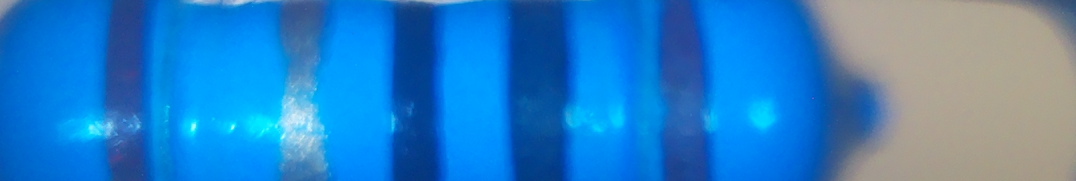
#> input picture brownblackblackgoldbrown.png, 1076 x 181 px
$ python fasterfinally.py
#> lines starting #> are read from the running program, lines starting #| are printed output that depends on the picture; after the words box and inside, x2 and y2 are one past the last pixel; in counts of white or black regions, pixels touching at a corner belong together
import cv2
import numpy as np
import time

# =========================
# Pi/headless runtime config
# =========================
FRAME_INTERVAL_SEC = 0.5
CAMERA_INDEX = 0  # change if needed

DEBUG_SAVE = False
DEBUG_DIR = "debug_frames"  # will be created if DEBUG_SAVE=True
DEBUG_EVERY_N = 10          # save debug images every N processed frames

# =========================
# Hardcoded calibration (from your calibration.json)
# =========================
# Source: uploaded calibration.json
CALIBRATION = {
    "classes": {
        "brown": {
            "chrom_mean": [0.5244386196136475, 0.30310794711112976, 0.17245343327522278],
            "chrom_std":  [0.02690264582633972, 0.012099356390535831, 0.025169996544718742],
            "bright_mean": 74.48719787597656,
            "bright_std":  6.14642333984375,
        },
        "gold": {
            "chrom_mean": [0.46568626165390015, 0.343137264251709, 0.19117647409439087],
            "chrom_std":  [1e-4, 1e-4, 1e-4],
            "bright_mean": 127.16199493408203,
            "bright_std":  1e-4,
        },
        "black": {
            "chrom_mean": [0.6581708192825317, 0.3116757273674011, 0.030153462663292885],
            "chrom_std":  [0.014233237132430077, 0.00470907473936677, 0.011856726370751858],
            "bright_mean": 52.66999816894531,
            "bright_std":  2.8762624263763428,
        },
        "orange": {
            "chrom_mean": [0.3285709619522095, 0.29756927490234375, 0.3738597631454468],
            "chrom_std":  [0.0035343600902706385, 0.005319563671946526, 0.008753908798098564],
            "bright_mean": 120.25775146484375,
            "bright_std":  2.022850751876831,
        },
        "green": {
            "chrom_mean": [0.4555160105228424, 0.5160142183303833, 0.02846975065767765],
            "chrom_std":  [1e-4, 1e-4, 1e-4],
            "bright_mean": 102.09900665283203,
            "bright_std":  1e-4,
        },
        "red": {
            "chrom_mean": [0.4526315927505493, 0.20701754093170166, 0.340350866317749],
            "chrom_std":  [1e-4, 1e-4, 1e-4],
            "bright_mean": 78.34200286865234,
            "bright_std":  1e-4,
        },
        "purple": {
            "chrom_mean": [0.8255318999290466, 0.17446808516979218, 0.0],
            "chrom_std":  [1e-4, 1e-4, 1e-4],
            "bright_mean": 46.18299865722656,
            "bright_std":  1e-4,
        },
        "yellow": {
            "chrom_mean": [0.4587458670139313, 0.5049505233764648, 0.03630363196134567],
            "chrom_std":  [1e-4, 1e-4, 1e-4],
            "bright_mean": 108.94600677490234,
            "bright_std":  1e-4,
        },
    }
}

# =========================
# Pipeline constants (unchanged)
# =========================
PIXELATE_SCALE = 0.18

DOWNSAMPLE_MAX_W = 320
MIN_S_FOR_DOMINANT = 90
MIN_V_FOR_DOMINANT = 40

H_TOL = 5
S_TOL = 70
V_TOL = 70


# =========================
# Feature + classification (unchanged math)
# =========================
def band_feature_from_roi(roi_bgr_uint8):
    """
    roi_bgr_uint8: HxWx3 (uint8) extracted from your band ROI
    """
    # robust median per channel
    med = np.median(roi_bgr_uint8.reshape(-1, 3), axis=0).astype(np.float32)

    s = float(med.sum())
    chrom = (med / s) if s > 1e-6 else np.array([0.0, 0.0, 0.0], dtype=np.float32)

    bright = float(0.114 * med[0] + 0.587 * med[1] + 0.299 * med[2])
    return {"med_bgr": med, "chrom": chrom, "bright": bright}


def classify_from_calibration(feat, cal):
    x = np.array(feat["chrom"], dtype=np.float32)
    b = float(feat["bright"])

    best_label = None
    best_score = 1e9
    second_best = 1e9

    for name, c in cal["classes"].items():
        mu = np.array(c["chrom_mean"], dtype=np.float32)
        sd = np.maximum(np.array(c["chrom_std"], dtype=np.float32), 1e-4)

        z = (x - mu) / sd
        d_chrom = float(np.sqrt((z * z).sum()))

        bmu = float(c["bright_mean"])
        bsd = max(float(c["bright_std"]), 1e-4)
        d_bright = abs(b - bmu) / bsd

        score = d_chrom + 0.6 * d_bright

        if score < best_score:
            second_best = best_score
            best_score = score
            best_label = name
        elif score < second_best:
            second_best = score

    conf = 1.0 - (best_score / (best_score + second_best + 1e-6))
    conf = float(np.clip(conf, 0.0, 1.0))
    return best_label, conf, best_score


# =========================
# Background masking helpers (unchanged)
# =========================
def dominant_hsv_from_hist(hsv_img, min_s=60, min_v=40, h_bins=180, s_bins=64, v_bins=64):
    H = hsv_img[:, :, 0]
    S = hsv_img[:, :, 1]
    V = hsv_img[:, :, 2]

    valid = (S >= min_s) & (V >= min_v)
    if np.count_nonzero(valid) < 100:
        valid = np.ones(H.shape, dtype=bool)

    h = H[valid].astype(np.int32)
    s = S[valid].astype(np.int32)
    v = V[valid].astype(np.int32)

    s_bin = np.clip((s * s_bins) // 256, 0, s_bins - 1)
    v_bin = np.clip((v * v_bins) // 256, 0, v_bins - 1)

    idx = h * (s_bins * v_bins) + s_bin * v_bins + v_bin
    hist = np.bincount(idx, minlength=180 * s_bins * v_bins)
    best = int(np.argmax(hist))

    best_h = best // (s_bins * v_bins)
    rem = best % (s_bins * v_bins)
    best_sbin = rem // v_bins
    best_vbin = rem % v_bins

    best_s = int((best_sbin + 0.5) * 256 / s_bins)
    best_v = int((best_vbin + 0.5) * 256 / v_bins)
    return best_h, best_s, best_v


def hsv_range_wrap(h, s, v, h_tol, s_tol, v_tol):
    s0 = max(0, s - s_tol)
    s1 = min(255, s + s_tol)
    v0 = max(0, v - v_tol)
    v1 = min(255, v + v_tol)

    h0 = h - h_tol
    h1 = h + h_tol

    ranges = []
    if h0 < 0:
        ranges.append((np.array([0, s0, v0]), np.array([h1, s1, v1])))
        ranges.append((np.array([180 + h0, s0, v0]), np.array([179, s1, v1])))
    elif h1 > 179:
        ranges.append((np.array([h0, s0, v0]), np.array([179, s1, v1])))
        ranges.append((np.array([0, s0, v0]), np.array([h1 - 180, s1, v1])))
    else:
        ranges.append((np.array([h0, s0, v0]), np.array([h1, s1, v1])))
    return ranges


def inrange_multi(hsv, ranges):
    mask = None
    for lo, hi in ranges:
        m = cv2.inRange(hsv, lo, hi)
        mask = m if mask is None else cv2.bitwise_or(mask, m)
    return mask


# =========================
# Main per-frame processing (image ops + args unchanged)
# =========================
def process_frame(frame_bgr, frame_idx=0):
    # --- Preprocess (unchanged ops + args) ---
    denoised = cv2.fastNlMeansDenoisingColored(frame_bgr, None, 5, 5, 7, 21)
    blurred = cv2.GaussianBlur(denoised, (0, 0), 2.0)
    sharpened = cv2.addWeighted(denoised, 1.6, blurred, -0.6, 0)

    img_h, img_w = sharpened.shape[:2]
    small_w = max(1, int(img_w * PIXELATE_SCALE))
    small_h = max(1, int(img_h * PIXELATE_SCALE))

    down = cv2.resize(sharpened, (small_w, small_h), interpolation=cv2.INTER_AREA)
    blocky = cv2.resize(down, (img_w, img_h), interpolation=cv2.INTER_NEAREST)

    # column median snapping (vectorized, same as your column loop)
    snapped = blocky.copy()
    snapped[:, :] = np.median(blocky, axis=0)

    pre_bil = cv2.bilateralFilter(snapped, 10, 100, 200)

    # --- Dominant background HSV selection (unchanged) ---
    h0, w0 = pre_bil.shape[:2]
    if w0 > DOWNSAMPLE_MAX_W:
        scale = DOWNSAMPLE_MAX_W / w0
        small = cv2.resize(pre_bil, (int(w0 * scale), int(h0 * scale)), interpolation=cv2.INTER_AREA)
    else:
        small = pre_bil.copy()

    hsv_small = cv2.cvtColor(small, cv2.COLOR_BGR2HSV)
    dom_h, dom_s, dom_v = dominant_hsv_from_hist(hsv_small, min_s=MIN_S_FOR_DOMINANT, min_v=MIN_V_FOR_DOMINANT)

    hsv_full = cv2.cvtColor(pre_bil, cv2.COLOR_BGR2HSV)
    ranges = hsv_range_wrap(dom_h, dom_s, dom_v, H_TOL, S_TOL, V_TOL)

    bg_mask = inrange_multi(hsv_full, ranges)
    inverse_mask = cv2.bitwise_not(bg_mask)

    kernel = cv2.getStructuringElement(cv2.MORPH_ELLIPSE, (5, 5))
    inverse_mask = cv2.dilate(inverse_mask, kernel, iterations=5)
    inverse_mask = cv2.erode(inverse_mask, kernel, iterations=8)

    # --- Crop to object (vectorized, same semantics) ---
    h_mask, w_mask = inverse_mask.shape[:2]
    non_bg_flat = np.flatnonzero(inverse_mask != 255)
    if non_bg_flat.size == 0:
        return None  # no object

    first_flat = int(non_bg_flat[0])
    last_flat = int(non_bg_flat[-1])
    crop_y0, crop_x0 = divmod(first_flat, w_mask)
    crop_y1, crop_x1 = divmod(last_flat, w_mask)

    pre_bil_cropped = pre_bil[crop_y0:crop_y1, crop_x0:crop_x1]
    inverse_mask_cropped = inverse_mask[crop_y0:crop_y1, crop_x0:crop_x1]

    if pre_bil_cropped.size == 0 or inverse_mask_cropped.size == 0:
        return None

    # --- Rectangle detection on first row (vectorized) ---
    first_row = inverse_mask_cropped[0].astype(np.uint8)
    is_255 = (first_row == 255).astype(np.int8)
    padded = np.pad(is_255, (1, 1), mode="constant", constant_values=0)
    d = np.diff(padded)
    starts = np.where(d == 1)[0]
    ends = np.where(d == -1)[0]
    rectangles = [[0, int(s), 0, int(e)] for s, e in zip(starts, ends)]

    # --- Fill mask + classify each band ROI ---
    mask_h = inverse_mask_cropped.shape[0]
    mask_w = inverse_mask_cropped.shape[1]
    themask = np.zeros((mask_h, mask_w), np.uint8)

    band_labels = []
    for rect in rectangles:
        pad = int(abs(rect[3] - rect[1]) / 2.5)
        x_left = rect[1] + pad
        x_right = rect[3] - pad
        if x_right <= x_left:
            continue

        themask[rect[0]:mask_h, x_left:x_right] = 1

        roi = pre_bil_cropped[rect[0]:mask_h, x_left:x_right]
        if roi.size == 0:
            continue

        feat = band_feature_from_roi(roi)
        label, conf, score = classify_from_calibration(feat, CALIBRATION)
        band_labels.append((label, conf, score, feat["med_bgr"]))

    # --- Optional debug images (headless-safe) ---
    debug_paths = None
    if DEBUG_SAVE and (frame_idx % DEBUG_EVERY_N == 0):
        import os
        os.makedirs(DEBUG_DIR, exist_ok=True)
        result = cv2.bitwise_and(pre_bil_cropped, pre_bil_cropped, mask=themask)

        debug_paths = {
            "frame": f"{DEBUG_DIR}/frame_{frame_idx:06d}.png",
            "pre_bil": f"{DEBUG_DIR}/prebil_{frame_idx:06d}.png",
            "cropped": f"{DEBUG_DIR}/cropped_{frame_idx:06d}.png",
            "mask": f"{DEBUG_DIR}/mask_{frame_idx:06d}.png",
            "result": f"{DEBUG_DIR}/result_{frame_idx:06d}.png",
        }
        cv2.imwrite(debug_paths["frame"], frame_bgr)
        cv2.imwrite(debug_paths["pre_bil"], pre_bil)
        cv2.imwrite(debug_paths["cropped"], pre_bil_cropped)
        cv2.imwrite(debug_paths["mask"], inverse_mask_cropped)
        cv2.imwrite(debug_paths["result"], result)

    return {
        "dominant_hsv": (dom_h, dom_s, dom_v),
        "rectangles": rectangles,
        "bands": band_labels,
        "debug_paths": debug_paths,
    }


# =========================
# Main loop: one frame every 0.5 seconds
# =========================
def main():
    frame = cv2.imread("brownblackblackgoldbrown.png")
#> frame is the input picture: shape (181, 1076, 3); mean B, G, R 198.5, 129, 43.4
    out = process_frame(frame, frame_idx=0)
#> in process_frame, `snapped[:, :] = np.median(blocky, axis=0)`:
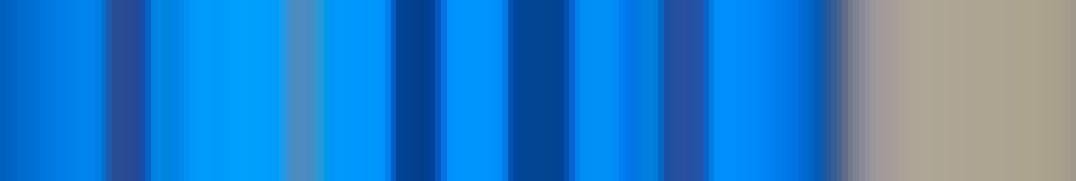
#> snapped: shape (181, 1076, 3); mean B, G, R 199.8, 128.4, 42.4
#> in process_frame, `hsv_small = cv2.cvtColor(small, cv2.COLOR_BGR2HSV)`: hsv_small: shape (53, 320, 3); mean H, S, V 90.1, 198, 204.5
#> in dominant_hsv_from_hist, `valid = (S >= min_s) & (V >= min_v)`:
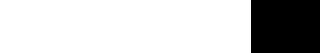
#> valid: shape (53, 320) bool; 78.4% white; 1 black region, box (x1, y1, x2, y2) and area: (251, 0, 320, 53) 3657
#> in dominant_hsv_from_hist, `h = H[valid].astype(np.int32)`: h = 13303 values, max 110 at index 35, min 101 at index 68, mean 104.2
#> in dominant_hsv_from_hist, `s = S[valid].astype(np.int32)`: s = 13303 values, max 255 at index 0, min 97 at index 250, mean 242.4
#> in dominant_hsv_from_hist, `v = V[valid].astype(np.int32)`: v = 13303 values, max 254 at index 135, min 139 at index 250, mean 214.5
#> in dominant_hsv_from_hist, `s_bin = np.clip((s * s_bins) // 256, 0, s_bins - 1)`: s_bin = 13303 values, max 63 at index 0, min 24 at index 250, mean 60.06
#> in dominant_hsv_from_hist, `v_bin = np.clip((v * v_bins) // 256, 0, v_bins - 1)`: v_bin = 13303 values, max 63 at index 67, min 34 at index 250, mean 53.26
#> in dominant_hsv_from_hist, `idx = h * (s_bins * v_bins) + s_bin * v_bins + v_bin`: idx = 13303 values, max 453672 at index 204, min 416626 at index 93, mean 430729.7
#> in dominant_hsv_from_hist, `best = int(np.argmax(hist))`: best = 425983
#> in dominant_hsv_from_hist, `best_h = best // (s_bins * v_bins)`: best_h = 103
#> in dominant_hsv_from_hist, `rem = best % (s_bins * v_bins)`: rem = 4095
#> in dominant_hsv_from_hist, `best_sbin = rem // v_bins`: best_sbin = 63
#> in dominant_hsv_from_hist, `best_s = int((best_sbin + 0.5) * 256 / s_bins)`: best_s = 254
#> in process_frame, `dom_h, dom_s, dom_v = dominant_hsv_from_hist(hsv_small, min_s=MIN_S_FO..`: dom_h = 103; dom_s = 254
#> in process_frame, `hsv_full = cv2.cvtColor(pre_bil, cv2.COLOR_BGR2HSV)`: hsv_full: shape (181, 1076, 3); mean H, S, V 90.3, 198, 204.5
#> in hsv_range_wrap, `s0 = max(0, s - s_tol)`: s0 = 184
#> in hsv_range_wrap, `s1 = min(255, s + s_tol)`: s1 = 255
#> in hsv_range_wrap, `v0 = max(0, v - v_tol)`: v0 = 184
#> in hsv_range_wrap, `v1 = min(255, v + v_tol)`: v1 = 255
#> in hsv_range_wrap, `h0 = h - h_tol`: h0 = 98
#> in hsv_range_wrap, `h1 = h + h_tol`: h1 = 108
#> in process_frame, `ranges = hsv_range_wrap(dom_h, dom_s, dom_v, H_TOL, S_TOL, V_TOL)`: ranges = [([98, 184, 184], [108, 255, 255])]
#> the loop in inrange_multi, `for lo, hi in ranges:` made 1 pass
#> (lo, hi) on pass 1: ([98, 184, 184], [108, 255, 255])
#> pass 1, in inrange_multi, `m = cv2.inRange(hsv, lo, hi)`:
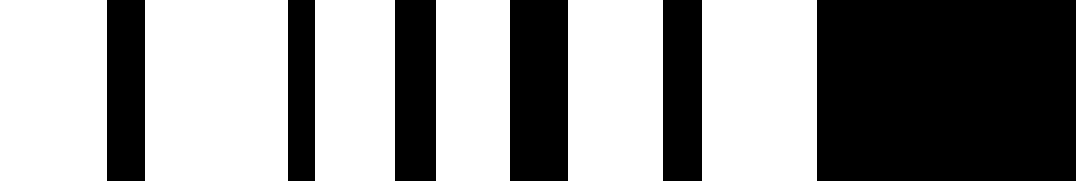
#> m: shape (181, 1076); 57.1% white; 6 black regions, box (x1, y1, x2, y2) and area: (817, 0, 1076, 181) 46879, (510, 0, 568, 181) 10498, (395, 0, 436, 181) 7421, (663, 0, 702, 181) 7059, (107, 0, 145, 181) 6878, (288, 0, 315, 181) 4887
#> in process_frame, `inverse_mask = cv2.dilate(inverse_mask, kernel, iterations=5)`: inverse_mask: shape (181, 1076); 53.2% white; 6 black regions, box (x1, y1, x2, y2) and area: (155, 0, 278, 181) 22263, (0, 0, 97, 181) 17557, (712, 0, 807, 181) 17195, (578, 0, 653, 181) 13575, (325, 0, 385, 181) 10860, (446, 0, 500, 181) 9774
#> in process_frame, `inverse_mask = cv2.erode(inverse_mask, kernel, iterations=8)`:
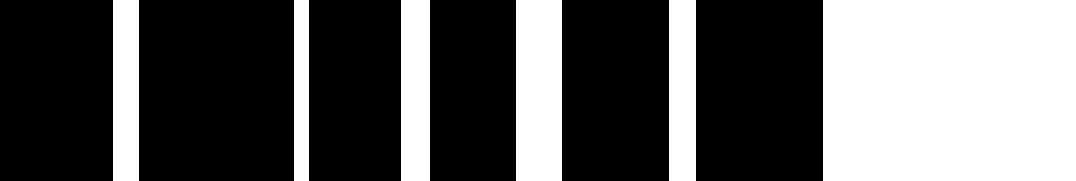
#> inverse_mask: shape (181, 1076); 36.8% white; 6 white regions, box (x1, y1, x2, y2) and area: (823, 0, 1076, 181) 45793, (516, 0, 562, 181) 8326, (401, 0, 430, 181) 5249, (669, 0, 696, 181) 4887, (113, 0, 139, 181) 4706, (294, 0, 309, 181) 2715
#> in process_frame, `first_flat = int(non_bg_flat[0])`: first_flat = 0
#> in process_frame, `last_flat = int(non_bg_flat[-1])`: last_flat = 194502
#> in process_frame, `crop_y0, crop_x0 = divmod(first_flat, w_mask)`: crop_y0 = 0
#> in process_frame, `crop_y1, crop_x1 = divmod(last_flat, w_mask)`: crop_y1 = 180; crop_x1 = 822
#> in process_frame, `pre_bil_cropped = pre_bil[crop_y0:crop_y1, crop_x0:crop_x1]`:
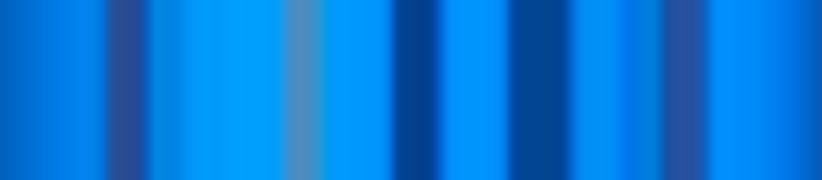
#> pre_bil_cropped: shape (180, 822, 3); mean B, G, R 216.2, 120.9, 7.3
#> in process_frame, `inverse_mask_cropped = inverse_mask[crop_y0:crop_y1, crop_x0:crop_x1]`:
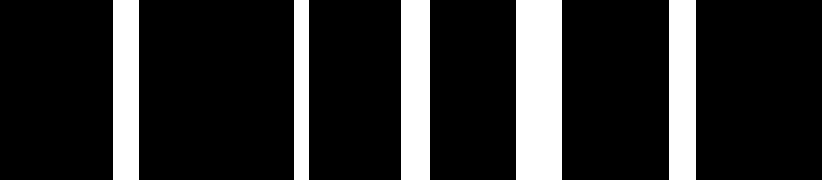
#> inverse_mask_cropped: shape (180, 822); 17.4% white; 5 white regions, box (x1, y1, x2, y2) and area: (516, 0, 562, 180) 8280, (401, 0, 430, 180) 5220, (669, 0, 696, 180) 4860, (113, 0, 139, 180) 4680, (294, 0, 309, 180) 2700
#> in process_frame, `first_row = inverse_mask_cropped[0].astype(np.uint8)`: first_row = 822 values, max 255 at index 113, min 0 at index 0, mean 44.36
#> in process_frame, `is_255 = (first_row == 255).astype(np.int8)`: is_255 = 822 values, max 1 at index 113, min 0 at index 0, mean 0.174
#> in process_frame, `padded = np.pad(is_255, (1, 1), mode="constant", constant_values=0)`: padded = 824 values, max 1 at index 114, min 0 at index 0, mean 0.174
#> in process_frame, `d = np.diff(padded)`: d = 823 values, max 1 at index 113, min -1 at index 139, mean 0
#> in process_frame, `starts = np.where(d == 1)[0]`: starts = [113, 294, 401, 516, 669]
#> in process_frame, `ends = np.where(d == -1)[0]`: ends = [139, 309, 430, 562, 696]
#> in process_frame, `rectangles = [[0, int(s), 0, int(e)] for s, e in zip(starts, ends)]`: rectangles = [[0, 113, 0, 139], [0, 294, 0, 309], [0, 401, 0, 430], [0, 516, 0, 562], [0, 669, 0, 696]]
#> the loop in process_frame, `for rect in rectangles:` made 5 passes
#> (rect, pad, x_left, x_right, med in band_feature_from_roi, s in band_feature_from_roi, bright in band_feature_from_roi, x in classify_from_calibration) on passes 1 to 5: ([0, 113, 0, 139], 10, 123, 129, [146, 75, 41], 262, 72.93, [0.557, 0.286, 0.156]), ([0, 294, 0, 309], 6, 300, 303, [190, 140, 78], 408, 127.2, [0.466, 0.343, 0.191]), ([0, 401, 0, 430], 11, 412, 419, [140, 63, 3], 206, 53.84, [0.68, 0.306, 0.0146]), ([0, 516, 0, 562], 18, 534, 544, [145.5, 69, 3], 217.5, 57.99, [0.669, 0.317, 0.0138]), ([0, 669, 0, 696], 10, 679, 686, [159, 80, 39], 278, 76.75, [0.572, 0.288, 0.14])
#> after the loop in process_frame, `for rect in rectangles:`:
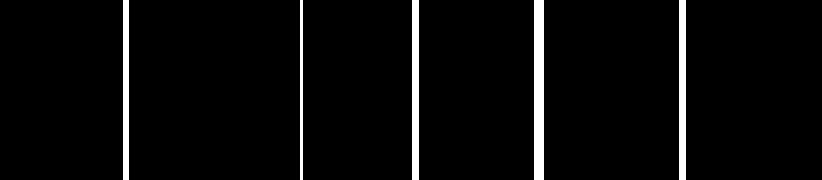
#> themask: shape (180, 822); values 0 (black) and 1 (white), 4% white; 5 white regions, box (x1, y1, x2, y2) and area: (534, 0, 544, 180) 1800, (412, 0, 419, 180) 1260, (679, 0, 686, 180) 1260, (123, 0, 129, 180) 1080, (300, 0, 303, 180) 540
#> after the loop in process_frame, `for rect in rectangles:`: band_labels = [('brown', 0.896, 2.11, [146, 75, 41]), ('gold', 0.997, 0.0304, [190, 140, 78]), ('black', 0.802, 2.6, [140, 63, 3]), ('black', 0.764, 3.08, [145.5, 69, 3]), ('brown', 0.863, 2.74, [159, 80, 39])]
#> out = 4 items
    if out is not None:
        # Print compact band results
        bands = out["bands"]
#> bands has the same summary as band_labels in process_frame
        # Example output: label(conf) label(conf) ...
        summary = " | ".join([f"{lbl}({conf:.2f})" for (lbl, conf, _, _) in bands])
        print(f"[{0}] bands: {summary}")
#| [0] bands: brown(0.90) | gold(1.00) | black(0.80) | black(0.76) | brown(0.86)
    # [31 lines of commented-out code are left out]


if __name__ == "__main__":
    main()
